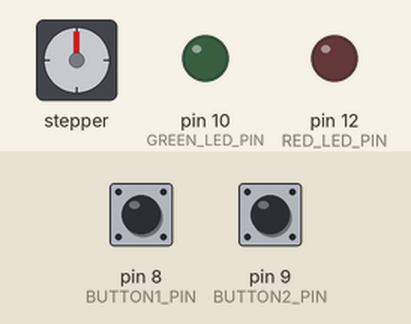
Simulated run of this sketch. Board: Arduino Uno, built with avr-gcc and run on an emulated ATmega328P. Shown: stepper motor, output pins drawn as LEDs (lit = HIGH). Wiring (inferred from the names in the program): stepper motor (2048 steps per turn assumed): coils pin 2, pin 3, pin 4, pin 5. Inputs (shaded band) come from the test bench; at power-on: pin 8 (BUTTON1_PIN) HIGH, pin 9 (BUTTON2_PIN) HIGH. Pins used as bus, display or sensor lines are not drawn.

Above: at 1.2 s.
1.3 s: pin 8 (BUTTON1_PIN) pulled LOW for 0.15 s
At 2.5 s:
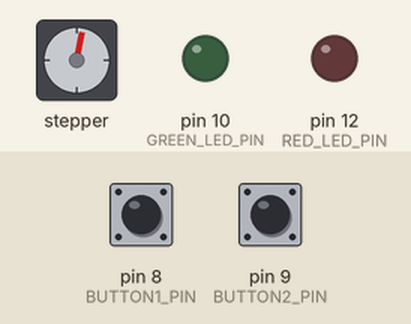
2.9 s: pin 9 (BUTTON2_PIN) pulled LOW for 0.15 s
At 3.7 s:
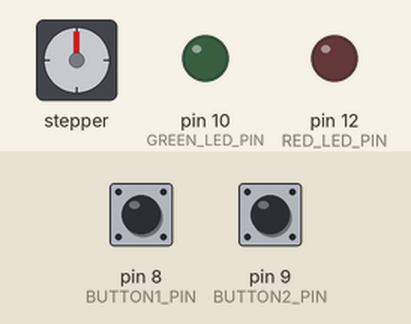
4.5 s: pin 8 (BUTTON1_PIN) pulled LOW for 1 s
At 6.2 s:
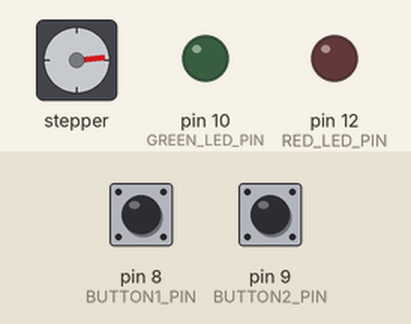
7.0 s: pin 9 (BUTTON2_PIN) pulled LOW for 0.15 s
At 8.0 s:
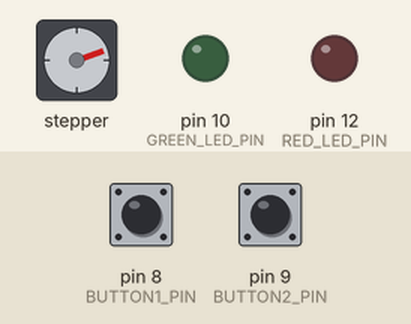
8.6 s: pin 9 (BUTTON2_PIN) pulled LOW for 1 s
At 10.5 s:
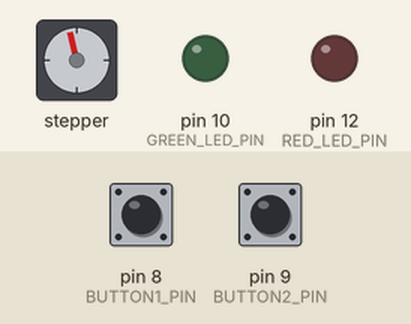
11.1 s: pin 8 (BUTTON1_PIN) pulled LOW for 3.2 s
At 15.3 s:
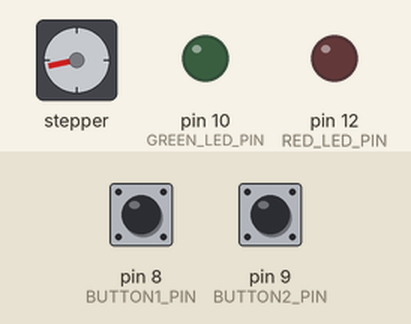
Timing chart, 0 to 16.8 s (numbered marks = the images above; inputs shaded):
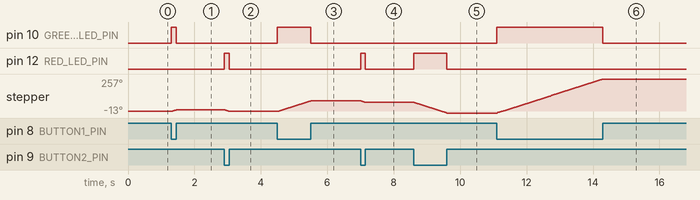

Measured:
- after the input at 1.3 s, pin 10 (GREEN_LED_PIN): LOW → HIGH at once, → LOW 0.15 s later; stepper: turns 12° clockwise in 0.13 s, starting at once
- after the input at 2.9 s, pin 12 (RED_LED_PIN): LOW → HIGH at once, → LOW 0.15 s later; stepper: turns 12° counter-clockwise in 0.12 s, starting at once
- after the input at 4.5 s, pin 10 (GREEN_LED_PIN): LOW → HIGH at once, → LOW 1.0 s later; stepper: turns 84° clockwise in 0.98 s, starting at once
- after the input at 7.0 s, pin 12 (RED_LED_PIN): LOW → HIGH at once, → LOW 0.15 s later; stepper: turns 13° counter-clockwise in 0.13 s, starting at once
- after the input at 8.6 s, pin 12 (RED_LED_PIN): LOW → HIGH at once, → LOW 1.0 s later; stepper: turns 84° counter-clockwise in 0.98 s, starting at once
- after the input at 11.1 s, pin 10 (GREEN_LED_PIN): LOW → HIGH at once, → LOW 3.2 s later; stepper: turns 270° clockwise in 3.2 s, starting at once

The sketch:

Button_Stepper_Led.ino
```cpp
// Adapt these to your board and application timings:

#define BUTTON1_PIN        8  // Button
#define BUTTON2_PIN        9

#define IN1  2
#define IN2  3
#define IN3  4
#define IN4  5

#define GREEN_LED_PIN 10
#define RED_LED_PIN 12

boolean Direction = true;// gre
int Steps = 0;
unsigned long last_time;
unsigned long currentMillis ;
long time;
//////////////////////////////////////////////////////////////////////////////

void setup()
{
  pinMode(BUTTON1_PIN, INPUT);
  pinMode(BUTTON2_PIN, INPUT);
  pinMode(GREEN_LED_PIN,OUTPUT);
  pinMode(RED_LED_PIN,OUTPUT);

  pinMode(IN1, OUTPUT);
  pinMode(IN2, OUTPUT);
  pinMode(IN3, OUTPUT);
  pinMode(IN4, OUTPUT);

  digitalWrite(BUTTON1_PIN, HIGH); // pull-up
  digitalWrite(BUTTON2_PIN, HIGH);

  Serial.begin(115200);
}

void loop()
{

  int button1_pressed = !digitalRead(BUTTON1_PIN);
  int button2_pressed = !digitalRead(BUTTON2_PIN);
  if(button1_pressed){
    Direction = 0;
    digitalWrite(GREEN_LED_PIN,HIGH);
    digitalWrite(RED_LED_PIN,LOW);
  }else if(button2_pressed){
    Direction = 1;
    digitalWrite(GREEN_LED_PIN,LOW);
    digitalWrite(RED_LED_PIN,HIGH);
  }else{
    digitalWrite(GREEN_LED_PIN,LOW);
    digitalWrite(RED_LED_PIN,LOW);
  }

  while(button1_pressed || button2_pressed){
    button1_pressed = !digitalRead(BUTTON1_PIN);
    button2_pressed = !digitalRead(BUTTON2_PIN);
    currentMillis = micros();
    if(currentMillis-last_time>=1000){
        stepper(1);
        time=time+micros()-last_time;
        last_time=micros();
    }
  }

}

void stepper(int xw){
    for (int x=0;x<xw;x++){
        switch(Steps){
        case 0:
         digitalWrite(IN1, LOW);
         digitalWrite(IN2, LOW);
         digitalWrite(IN3, LOW);
         digitalWrite(IN4, HIGH);
        break;
        case 1:
         digitalWrite(IN1, LOW);
         digitalWrite(IN2, LOW);
         digitalWrite(IN3, HIGH);
         digitalWrite(IN4, HIGH);
        break;
        case 2:
         digitalWrite(IN1, LOW);
         digitalWrite(IN2, LOW);
         digitalWrite(IN3, HIGH);
         digitalWrite(IN4, LOW);
        break;
        case 3:
         digitalWrite(IN1, LOW);
         digitalWrite(IN2, HIGH);
         digitalWrite(IN3, HIGH);
         digitalWrite(IN4, LOW);
        break;
        case 4:
         digitalWrite(IN1, LOW);
         digitalWrite(IN2, HIGH);
         digitalWrite(IN3, LOW);
         digitalWrite(IN4, LOW);
        break;
        case 5:
         digitalWrite(IN1, HIGH);
         digitalWrite(IN2, HIGH);
         digitalWrite(IN3, LOW);
         digitalWrite(IN4, LOW);
        break;
         case 6:
         digitalWrite(IN1, HIGH);
         digitalWrite(IN2, LOW);
         digitalWrite(IN3, LOW);
         digitalWrite(IN4, LOW);
        break;
        case 7:
         digitalWrite(IN1, HIGH);
         digitalWrite(IN2, LOW);
         digitalWrite(IN3, LOW);
         digitalWrite(IN4, HIGH);
        break;
        default:
         digitalWrite(IN1, LOW);
         digitalWrite(IN2, LOW);
         digitalWrite(IN3, LOW);
         digitalWrite(IN4, LOW);
        break;
        }
        SetDirection();
    }
}
void SetDirection(){
    if(Direction==1){ Steps++;}
    if(Direction==0){ Steps--; }
    if(Steps>7){Steps=0;}
    if(Steps<0){Steps=7; }
}
```
